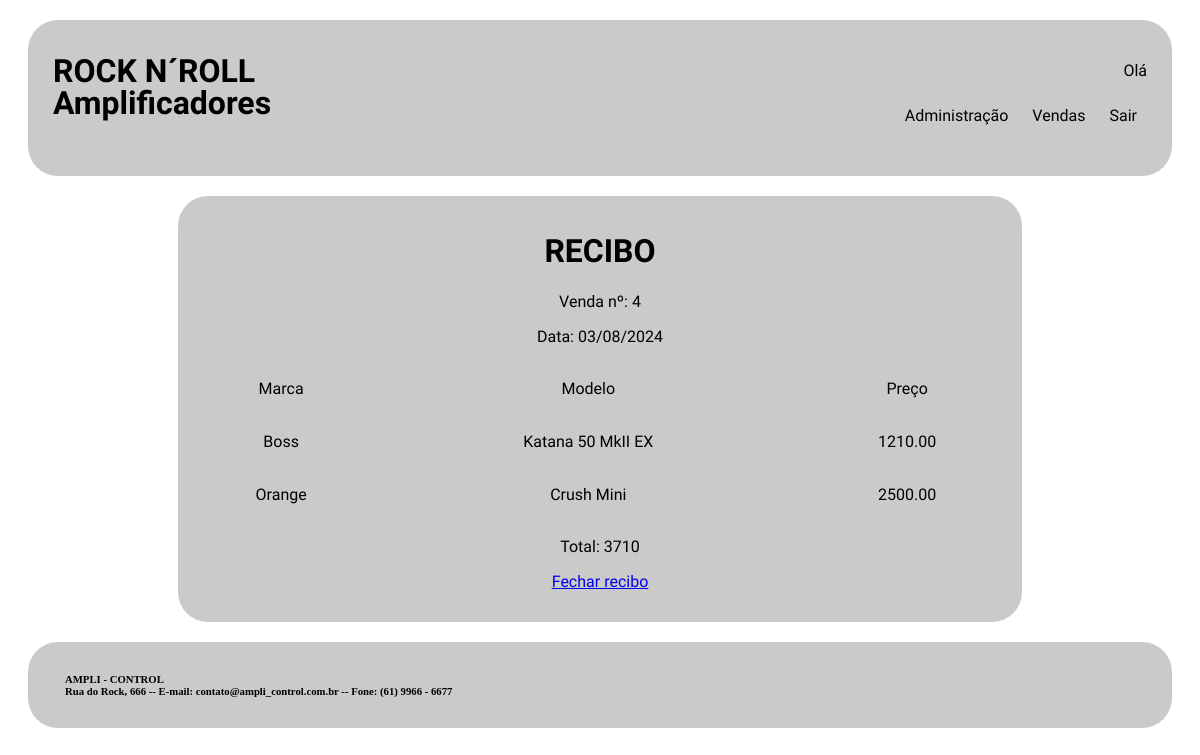
/recibo_compra.php, run on the app's committed database.
### tables this page shows
CREATE TABLE `vendas` (
  `COD_VEN` int(11) NOT NULL AUTO_INCREMENT,
  `DATA_VEN` varchar(45) NOT NULL,
  `FUNCIONARIOS_COD_FUN` int(11) NOT NULL,
  PRIMARY KEY (`COD_VEN`),
  KEY `fk_VENDAS_FUNCIONARIOS_idx` (`FUNCIONARIOS_COD_FUN`),
  CONSTRAINT `fk_VENDAS_FUNCIONARIOS` FOREIGN KEY (`FUNCIONARIOS_COD_FUN`) REFERENCES `funcionarios` (`COD_FUN`) ON DELETE NO ACTION ON UPDATE NO ACTION
);

CREATE TABLE `amplificadores` (
  `COD_AMP` int(11) NOT NULL AUTO_INCREMENT,
  `TIPO_AMP` varchar(45) NOT NULL,
  `MARCA_AMP` varchar(45) NOT NULL,
  `MODELO_AMP` varchar(45) NOT NULL,
  `PRECO_AMP` decimal(10,2) NOT NULL,
  `FOTO_AMP` varchar(100) NOT NULL,
  `FILA_COMPRA_AMP` char(1) NOT NULL DEFAULT 'N',
  `VENDAS_COD_VEN` int(11) DEFAULT NULL,
  `FORNECEDORES_COD_FOR` int(11) DEFAULT NULL,
  PRIMARY KEY (`COD_AMP`),
  KEY `fk_IMPRESSORAS_VENDAS1_idx` (`VENDAS_COD_VEN`),
  KEY `fk_fornecedor_amplificador` (`FORNECEDORES_COD_FOR`),
  CONSTRAINT `fk_IMPRESSORAS_VENDAS1` FOREIGN KEY (`VENDAS_COD_VEN`) REFERENCES `vendas` (`COD_VEN`) ON DELETE NO ACTION ON UPDATE NO ACTION,
  CONSTRAINT `fk_fornecedor_amplificador` FOREIGN KEY (`FORNECEDORES_COD_FOR`) REFERENCES `fornecedores` (`COD_FOR`)
);

### recibo_compra.php (the view, shortened to what this page needs)
<!DOCTYPE html>
<html>
    <head>
        <link rel="stylesheet" type="text/css" href="css/layout.css">
		<link rel="stylesheet" type="text/css" href="css/menu.css">
    </head>
    <body>
        <div id="principal">
			<div id="topo">
				<div id="logo">
					<h1> ROCK N´ROLL </h1>
					<h1> Amplificadores </h1>
				</div>
				<div id="menu_global"  class="menu_global">
					<p align="right"> Olá <?php include "valida_login.php";?> </p>
					<?php include "menu_local.php"; ?>
				</div>
			</div>
			<div id="conteudo_especifico">
					<h1> RECIBO </h1>
					<?php
						$conectar = mysqli_connect ("localhost", "root", "", "4000870");
						$data = date ('d/m/Y');
						$sql_consulta_ultima_venda = "SELECT cod_ven
													  FROM vendas
													  ORDER BY cod_ven DESC LIMIT 1";
						$resultado_consulta = mysqli_query ($conectar, $sql_consulta_ultima_venda);
						$registro_cod_ven = mysqli_fetch_row ($resultado_consulta);
						$sql_consulta_recibo = "SELECT
														marca_amp,
														modelo_amp,
														preco_amp
												FROM amplificadores
												WHERE vendas_cod_ven = '$registro_cod_ven[0]'";
						$resultado_consulta = mysqli_query ($conectar, $sql_consulta_recibo);
						echo "<p> Venda nº: $registro_cod_ven[0]</p>";
						echo "<p> Data: $data</p>";
					?>
					<table width="100%">
						<tr>
							<td>
								<p> Marca </p>
							</td>
							<td>
								<p> Modelo </p>
							</td>
							<td>
								<p> Preço </p>
							</td>
						</tr>
						<?php
							$valor_total = 0;
							while ($registro = mysqli_fetch_row($resultado_consulta))
							{
						?>
						<tr>
							<td>
								<p>
									<?php echo "$registro[0]"; ?>
								</p>
							</td>
							<td>
								<p>
									<?php echo "$registro[1]";	?>
								</p>
							</td>
							<td>
								<p>
									<?php
										echo "$registro[2]";
										$valor_total = $valor_total + $registro[2];
									?>
								</p>
							</td>
						</tr>
						<?php
							}
						?>
					</table>
					<p> Total: <?php echo $valor_total; ?> </p>
					<p> <a href="vendas.php"> Fechar recibo </a> </p>
				</div>
			</div>
			<div id="rodape">
				<div id="texto_institucional">
					<div id="texto_institucional">
						<h6> AMPLI - CONTROL </h6>
						<h6> Rua do Rock, 666 -- E-mail: contato@ampli_control.com.br -- Fone: (61) 9966 - 6677 </h6>
					</div>
				</div>
		</div>
    </body>
</html>

### css/layout.css (style rules this page uses)
#principal { margin: 20px; font-family: 'Dosis',sans-serif; }
#topo { padding: 25px; display: grid; grid-template-columns: auto auto; margin: 0px auto 20px auto; grid-gap: 5px; border-radius: 30px; border: none; background: rgb(202, 202, 202); justify-content: space-between; }
#logo h1 { line-height: 10px; word-spacing: 0px; }
#conteudo_especifico { padding: 15px; margin: auto 150px auto 150px; text-align: center; border-radius: 30px; background: rgb(202, 202, 202); }
#conteudo_especifico table { border-collapse: collapse; border-radius: 10px; overflow: hidden; border-color: white; }
#rodape { padding: 25px; display: grid; grid-template-columns: auto auto; margin: 20px 20px 20px 20px; grid-gap: 5px; border-radius: 30px; border: none; background: rgb(202, 202, 202); justify-content: space-between; }
#rodape h6 { line-height: 0px; word-spacing: 0px; margin: 12px auto 12px 12px; }

### data on the page
vendas: COD_VEN "4"
amplificadores: MARCA_AMP "Boss", MODELO_AMP "Katana 50 MkII EX", PRECO_AMP "1210.00"
amplificadores: MARCA_AMP "Orange", MODELO_AMP "Crush Mini", PRECO_AMP "2500.00"

### other printed values
$data "03/08/2024"
$valor_total "3710"
